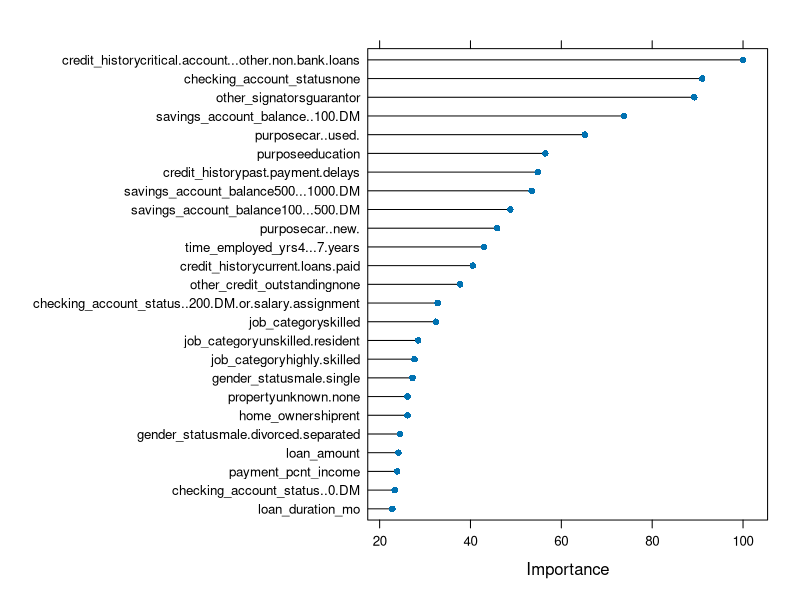

This figure's R source:
# Processing start time
sink('feature_selectoin_output.txt')
timeStart = Sys.time()

# ADMINISTRATIVE NOTES
# Note: To describe database at any point, use str(*name*)
# Note: To clear R workspace, use rm(list = ls())
# Note: Searching R help files - RSiteSearch("character string")
# Note: To clear console, use CTRL + L 

# INSTALLING SPECIAL PACKAGES
# if("<package_name>" %in% rownames(installed.packages()) == FALSE) 
# {install.packages("<package_name>")}# Added due to error
# library(<package_name>)
# ====================

# Feature Selection
# Feature selection can be an important part of model selection. 
# In supervised learning, including features in a model which do not provide information on the label, is useless at best, and may prevent generalization at worst.
# 
# Feature selection can involve application of several methods. 
# Two important methods include:
#         
#       1. Eliminating features with low variance and zero variance. 
#          Zero variance features are comprised of the same values. 
#          Low variance features arise from features with most values the same and with few unique values. 
#          One way low variance features can arise, is from dummy variables for categories with very few members. 
#          The dummy variable will be mostly 0s with very few 1s.
#       2. Training machine learning models with features that are uninformative can create a variety of problems. 
#          An uninformative feature does not significantly improve model performance. 
#          In many cases, the noise in the uninformative features will increase the variance of the model predictions. 
#          In other words, uninformative models are likely to reduce the ability of the machine learning model to generalize.
# 
# Note: the second case of feature selection involves applying a selection statistic or hypothesis test multiple times. 
# For large number of features, this process is very likely to lead to false positive and false negative results. 
# This likely outcome is known as the multiple comparison problem in statistics.
# 
# To understand this problem, consider the decision to keep a feature in a model as a hypothesis test. 
# Any hypothesis test has some probability of both a false positive result and a false negative result. 
# Consider a case where there are 40 uninformative features which are excluded from the model with 95% confidence. 
# There will be an approximately 5% chance of accepting a feature which should be rejected. 
# In this case we would expect about 2 uninformative features to be accepted because of these errors.
# 
# You may well ask, if testing features for importance can fail with large numbers of features, what is the alternative? 
# The most general and scalable alternative is to use regularization methods. 
# Consider applying regularization methods to a linear model. 
# In this case, the machine learning algorithm learns which features should be weighted highly and which should not.
# 
# Load the dataset
# You will now apply the aforementioned principles to the bank credit data set.
# 
# As a first step, run the code in the cell below to load the required packages.
# 
# Note: If you are running in Azure Notebooks, make sure that you run the code in the setup.ipynb notebook at the start of you session to ensure your environment is correctly configured.

## Import packages

if("ggplot2" %in% rownames(installed.packages()) == FALSE) 
{install.packages("ggplot2")}
library(ggplot2)

if("repr" %in% rownames(installed.packages()) == FALSE) 
{install.packages("repr")}
library(repr)

if("dplyr" %in% rownames(installed.packages()) == FALSE) 
{install.packages("dplyr")}
library(dplyr)

if("caret" %in% rownames(installed.packages()) == FALSE) 
{install.packages("caret")}
library(caret)

if("MASS" %in% rownames(installed.packages()) == FALSE) 
{install.packages("MASS")}
library(MASS)

if("MLmetrics" %in% rownames(installed.packages()) == FALSE) 
{install.packages("MLmetrics")}
library(MLmetrics)

# Next, load the preprocessed files containing the features and the labels. 
# The preprocessing includes the following:
#         
#       1. Clean missing values.
#       2. Aggregate categories of certain categorical variables.
#
# Execute the code in the cell below to load the data frame and remove some unneeded columns.

credit = read.csv('German_Credit_Preped.csv')
credit[,'Customer_ID'] = NULL
dim(credit)
names(credit)

# Code the label
# The R Caret package computes most performance metrics using the positive cases. 
# For example, recall is a measure of correct classification of positive cases. 
# Therefore, it is important to have the coding of the label correct. 
# In this case you want to detect bad credit customers, so this category becomes the positive case. 
# 
# The code in the cell below creates a factor (categorical) variable and coerces the levels of the label column, bad_credit. 
# Execute this code.

credit$bad_credit <- ifelse(credit$bad_credit == 1, 'bad', 'good')
credit$bad_credit <- factor(credit$bad_credit, levels = c('bad', 'good'))
credit$bad_credit[1:5]

# Scale numeric features
# Cross validation is used in this notebook. 
# Therefore, the code in the cell below scales the numeric features in batch, before any splits. 
# This is done to simplify the processing for the CV folds. 
# Execute this code.
# 
# Note: Cross validation is discussed in another lab.

num_cols = c('loan_duration_mo', 'loan_amount', 'payment_pcnt_income', 'age_yrs', 'number_loans', 'dependents')
preProcValues <- preProcess(credit[,num_cols], method = c("center", "scale"))
credit[,num_cols] = predict(preProcValues, credit[,num_cols])

# Eliminate low variance features
# As a first step in selecting features from this dataset you will remove features with low variance.
# 
# In order to determine which features have low variance, categorical features must be converted to dummy variables. 
# Dummy variables encode categorical features as a set of binary variables. 
# There is one dummy variable for each possible category. For each case all of the values in the dummy variables are set to zero, except the one corresponding to the category value, which is set to one.
# 
# The dummyVars function from the Caret package creates coding to transform categorical variables to binary or dummy variables. 
# Notice that a model formula is used so that the label is not encoded as a feature. 
# The predict method is used to apply the transform.

dummies = dummyVars(bad_credit ~ . , data = credit)
credit_dummies = data.frame(predict(dummies, newdata = credit))
head(credit_dummies)
names(credit_dummies)
dim(credit_dummies)

# Notice how the original categorical features are now coded as multiple binary dummy variables. The names are expanded automatically with the original variable name and the category name. 
# There is one dummy variable for each category. Only one of these dummy variables is coded as 1 and the rest with a 0. 
# This coding method is often referred to as one hot encoding.
# 
# With the categorical features encoded, it is time to find which of these dummy variables have zero variance or near-zero variance. 
# Zero variance features have only one value for all cases. 
# Near-zero variance features have a high proportion of cases with the same value. 
# Caret uses a frequency ratio and the percentage of cases with unique values as the metrics to determine if a variable is near-zero variance. 
# The frequency ratio is the ratio of the most frequent to the next most frequent value. 
# A variable is considered near-zero variance if the frequency ratio exceeds the freqCut value or the percent unique values is less than uniqueCut.
# 
# The code in the cell below applies the nearZeroVar function and then filters for zero variance or near-zero variance features. 
# Execute this code and examine the results.

near_zero = nearZeroVar(credit_dummies, freqCut = 95/5, uniqueCut = 10, saveMetrics = TRUE)
low_variance_cols <- near_zero[(near_zero$zeroVar == TRUE) | (near_zero$nzv == TRUE), ]
low_variance_cols

# The list of near-zero variance dummy variables is displayed above. 
# These dummy variables should be removed from the feature set.
# 
# Execute the code in the cell below which filters the dummy variable data frame for the ones which are to be kept.

drops <- rownames(low_variance_cols)
credit_dummies <- credit_dummies[ , !(names(credit_dummies) %in% drops)]
names(credit_dummies)
dim(credit_dummies)
# 
# Notice that most of the near-zero variance features come from a few categorical variables. 
# As an alternative to filtering the actual dummy variables, the original categorical features can be filtered from the data frame. 
# Dummy variables are then encoded from the remaining features. 
# Execute the code in the cell below to create a data frame with these categorical features removed. 
# The step of creating new dummy variables is not shown for the sake of simplicity.

credit[,'foreign_worker'] = NULL
credit[,'purpose'] = NULL
credit[,'other_signators'] = NULL
str(credit)

# Select k best features
# The low variance features have been eliminated. 
# But, the question remains, are all these features informative? 
# There are a number of methods used to determine the importance of features. 
# Many machine learning models have specialized methods to determine feature importance specifically intended for those methods.
# 
# In this example, you will use a fairly general and robust method using cross validation. 
# The algorithm is straight forward. 
# Features are recursively removed. Cross validation is used to find the change in model performance, if any, to determine if a feature should be deleted.
# 
# The code in the cell below performs the following processing:
        
#       1. A factor vector with the label values is created.
#       2. The summary function prSummary is used. 
#          Because of the imbalance in the cost to the bank of misclassifying a bad credit customer recall is used as the model training metric.
#       3. A Caret trainControl object is defined for 10 fold cross validation using the metric summary function.
#       4. The Caret train function will train the model as follows:
#               * The features, x, and the label, y are specified.
#               * The method argument specifies the model type.
#               * The metric Recall is used together with the summary function prSummary
#               * Class weights are used to help with the class imbalance.
#               * The trainControl object is specified. Execute this code and examine the results.

str(credit)
bad_credit_factor = as.factor(credit[,'bad_credit'])

weights = ifelse(credit$bad_credit == 'bad', 0.66, 0.34)

fitControl = trainControl(method = 'cv',
        number = 10,
        classProbs = TRUE,
        summaryFunction = prSummary)

set.seed(9999)
cv_mod_recall = train(x = credit_dummies, y = bad_credit_factor,
        method = "glmnet", 
        weights = weights, 
        metric="Recall",
        trControl = fitControl)

# The Caret varImp function computes the variable importance on a 0 to 100 scale using a trained model object. 
# Execute the code in the cell below to compute and print the variable importance using the trained model.

var_imp = varImp(cv_mod_recall)
var_imp

# As an alternative to a the printed table the feature importance can be plotted. 
# Execute the code below to display the plot and examine the result.

options(repr.plot.width=8, repr.plot.height=5)
plot(var_imp, top = 25)

# Filtering by variable importance is a good way to find the features which should be pruned. 
# The code in the cell below filters the variable importance using a threshold of 4.0. 
# The code results are then displayed as a table, and the names are printed. 
# Execute the code, examine the result, and answer Question 2 on the course page.
# 
# Note: In practice you will need to try several threshold values to find a set of features where the model is not over-fit, but also has good performance.

var_imp$importance$Imp = (var_imp$importance$Overall > 4.0)
var_imp$importance[var_imp$importance$Imp == TRUE,]
row.names(var_imp$importance[var_imp$importance$Imp == TRUE,])

# To continue this process you would test a model with these features. 
# Further feature pruning can be performed based on feature importance of this next model. 
# However, if model performance is significantly reduced, features will need to be added back to the model.

# Summary
# In this lab you have performed two types of feature selection:
#         
#         1. Eliminating low variance features, which by their nature cannot be highly informative since they contain a high fraction of the same value.
#         2. Using feature importance to eliminate features which are not good predictors.
# 
# Proper feature selection is key to creating machine learning models which will generalize well.

# ====================
# Processing end time
timeEnd = Sys.time()

# Processing date and total processing time
cat(paste("","Processing end date and time",date(),"","",sep="\n"))
paste("Total processing time =",round(difftime(timeEnd,timeStart), digits=2),"seconds",sep=" ")

# Stop writing to an output file
sink()

################
